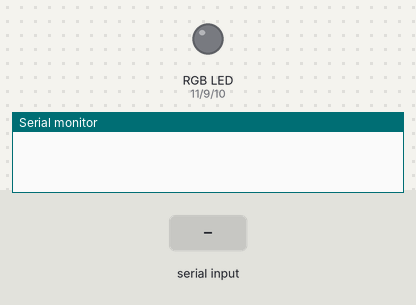
A sketch run on a simulated Arduino Uno, built with avr-gcc and run on an emulated ATmega328P. On the bench: an RGB LED mixed from three pins (HIGH = lit), the last lines printed to the serial monitor. Inputs (shaded band) come from the test bench. Dim RGB values are drawn brighter than linear.

Above: at 1.5 s.
1.6 s: "90,45,200\n" received over Serial
At 2.3 s:
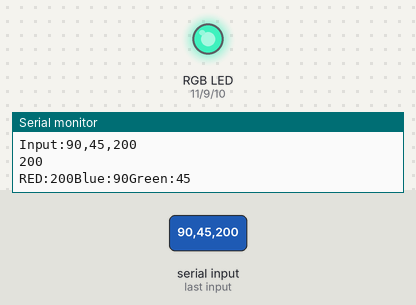
3.5 s: "30,150,10\n" received over Serial
At 5.1 s:
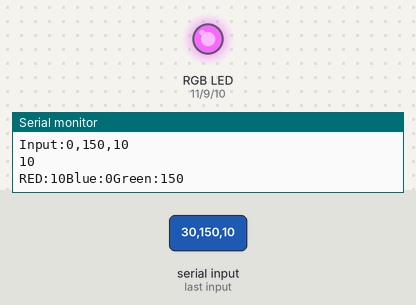
5.5 s: "90,45\n" received over Serial
At 6.7 s:
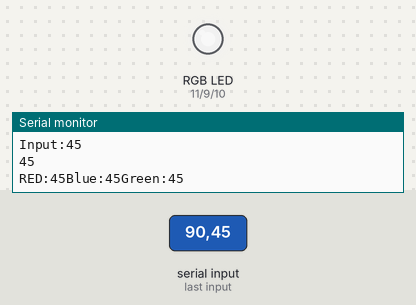
7.5 s: "90\n" received over Serial
At 7.9 s:
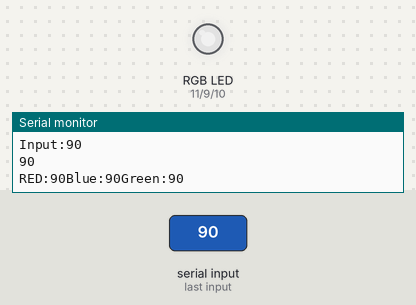
9.0 s: "200\n" received over Serial
At 10.2 s:
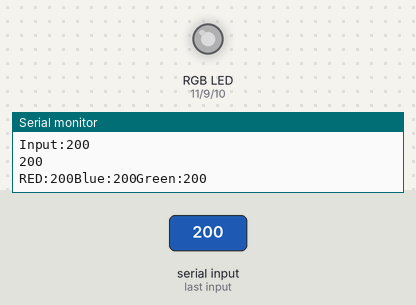
10.5 s: "1,90\n" received over Serial
At 11.5 s:
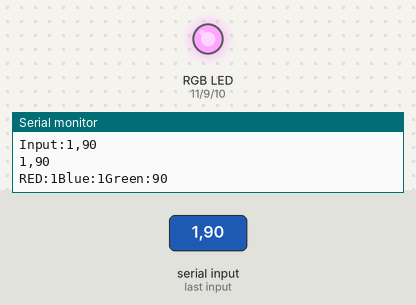
Timing chart, 0 to 13.0 s (numbered marks = the images above; inputs shaded):
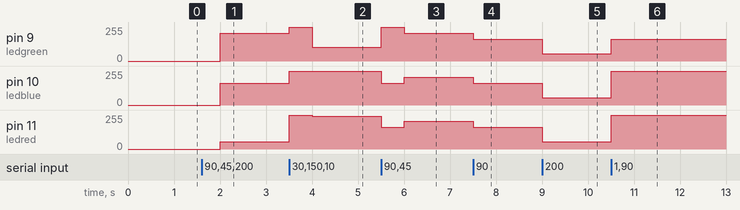

The sketch:

colordetect.ino
```cpp
int ledgreen=9;
int ledblue=10;
int ledred=11;
int tx=1;
int rx=0;
String myString="";


void setup(){
  Serial.begin(9600);
  pinMode(ledred, OUTPUT);
  pinMode(ledgreen, OUTPUT);
  pinMode(ledblue, OUTPUT);
  pinMode(tx, OUTPUT);
  pinMode(rx, INPUT);
}

void loop(){
    int i=0;
    int m=0;
    delay(500);
    if (Serial.available() > 0) {
       while (Serial.available() > 0) {
         myString += (char)Serial.read();
       }
        Serial.print("Input:");
        Serial.println(myString);
       int commaIndex = myString.indexOf(',');
      //  Search for the next comma just after the first
      int secondCommaIndex = myString.indexOf(',', commaIndex+1);
      String firstValue = myString.substring(0, commaIndex);
String secondValue = myString.substring(commaIndex+1, secondCommaIndex);
String thirdValue = myString.substring(secondCommaIndex+1,myString.length()); // To the end of the string
Serial.println(thirdValue);
myString="";
int b = firstValue.toInt();
int g = secondValue.toInt();
int r = thirdValue.toInt();
Serial.print("RED:");
Serial.print(r);
Serial.print("Blue:");
Serial.print(b);
Serial.print("Green:");
Serial.println(g);
      analogWrite(ledred,255-r);
      analogWrite(ledblue,255-b);
      analogWrite(ledgreen,255-g);
}}
```

Measured:
- after the input at 1.6 s, pin 9 (ledgreen): 0/255 → 210/255 after 0.40 s; pin 10 (ledblue): 0/255 → 165/255 after 0.40 s; pin 11 (ledred): 0/255 → 55/255 after 0.40 s
- after the input at 3.5 s, pin 9 (ledgreen): 210/255 → 252/255 at once, → 105/255 0.50 s later; pin 10 (ledblue): 165/255 → 252/255 at once, → 255/255 0.50 s later; pin 11 (ledred): 55/255 → 252/255 at once, → 245/255 0.50 s later
- after the input at 5.5 s, pin 9 (ledgreen): 105/255 → 255/255 at once, → 210/255 0.50 s later; pin 10 (ledblue): 255/255 → 165/255 at once, → 210/255 0.50 s later; pin 11 (ledred): 245/255 → 165/255 at once, → 210/255 0.50 s later
- after the input at 7.5 s, pin 9 (ledgreen), pin 10 (ledblue), pin 11 (ledred): 210/255 → 165/255 at once
- after the input at 9.0 s, pin 9 (ledgreen), pin 10 (ledblue), pin 11 (ledred): 165/255 → 55/255 at once
- after the input at 10.5 s, pin 9 (ledgreen): 55/255 → 165/255 at once; pin 10 (ledblue), pin 11 (ledred): 55/255 → 254/255 at once
